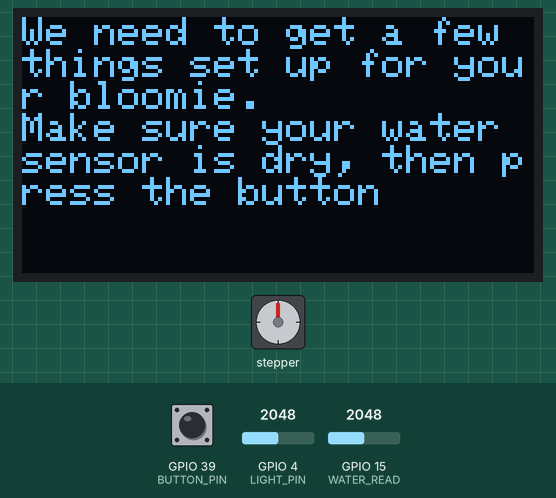
Bench run of a sketch on a simulated ESP32. On the bench: 128×64 one-colour display, stepper motor. The test bench sets the inputs (shaded band); at power-on: GPIO 39 (BUTTON_PIN) HIGH, GPIO 4 (LIGHT_PIN) = 2048, GPIO 15 (WATER_READ) = 2048. Stepper angles assume 2048 steps per turn; what the sketch prints to the serial monitor is not drawn.

Above: at 0.8 s.
0.9 s: GPIO 39 (BUTTON_PIN) pulled LOW for 0.15 s
At 1.5 s:
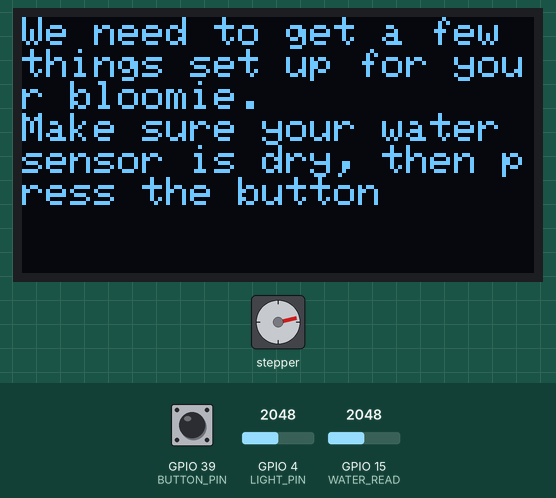
4.0 s: GPIO 39 (BUTTON_PIN) pulled LOW for 1 s
At 4.9 s:
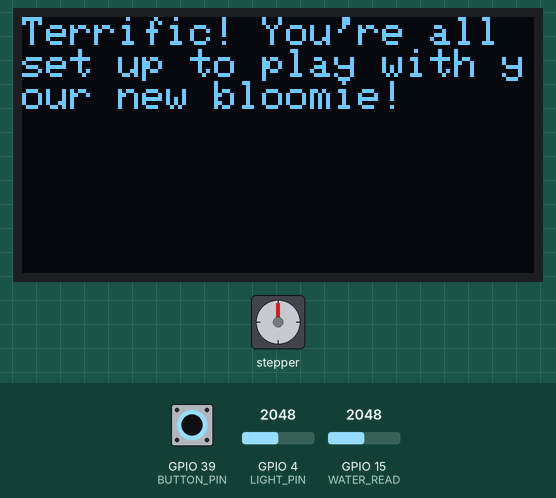
At 9.6 s:
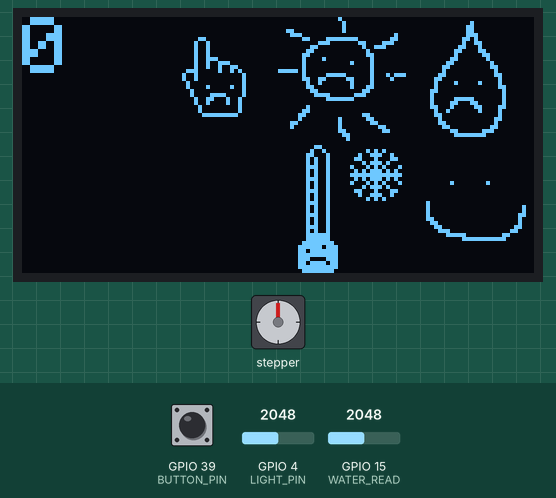
Timing chart, 0 to 19.2 s (numbered marks = the images above; inputs shaded):
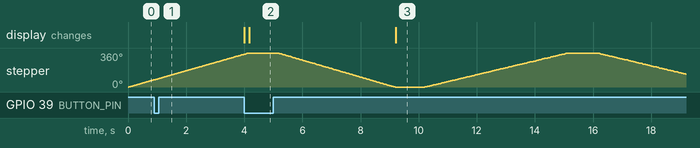

The sketch:

final_project.ino
```cpp
//-----------------------//
/*
=======================
========NOTES==========
=======================
*CONNECT STEPPER TO 5V


*/
//-----------------------//
#include <Stepper.h>
#include <Wire.h>
#include <Adafruit_GFX.h>
#include <Adafruit_SSD1306.h>

#define SCREEN_WIDTH 128 // OLED display width, in pixels
#define SCREEN_HEIGHT 64 // OLED display height, in pixels

// Declaration for an SSD1306 display connected to I2C (SDA, SCL pins)
// The pins for I2C are defined by the Wire-library.
// On an arduino UNO:       A4(SDA), A5(SCL)
// On an arduino MEGA 2560: 20(SDA), 21(SCL)
// On an arduino LEONARDO:   2(SDA),  3(SCL), ...
#define OLED_RESET -1       // Reset pin # (or -1 if sharing Arduino reset pin)
#define SCREEN_ADDRESS 0x3C ///< See datasheet for Address; 0x3D for 128x64, 0x3C for 128x32
Adafruit_SSD1306 display(SCREEN_WIDTH, SCREEN_HEIGHT, &Wire, OLED_RESET);

// all measurements are in mm
#define WATER_SENSOR_HEIGHT 42
#define POND_DIAMETER 183
#define STEM_DIAMETER 48
#define POND_DEPTH 67

// Stepper pins
#define STEPPER_IN1 26
#define STEPPER_IN2 25 // for some reason, In2 and In3 must be switched for stepper to work. IN2 is actually 33, IN3 is actually 25.
#define STEPPER_IN3 33
#define STEPPER_IN4 32

// touch sensor pins
#define TOUCH_SIG 36

// water sensor
#define WATER_READ 15
#define WATER_POWER 0

// photoresistor
#define LIGHT_PIN 4

// button pin
#define BUTTON_PIN 39

// declare variables
int waterRaw;                        // raw water sensor reading
int waterFillPercentage;             // water reading as a percent
int lightRaw;                        // raw light reading
int lightPercentage;                 // light reading as percentage
const int stepsPerRevolution = 2048; // change this to fit the number of steps per revolution for your motor
bool touchSensor = 0;                // boolean value measures if touch sensor is touched/activated
bool bloomieBloomin = 0;             // boolean measures if all environmental variables have been met so bloomie will bloom

int lastButtonState;    // the previous state of button
int currentButtonState; // the current state of button

extern const unsigned char smileyy[128];
extern const unsigned char waterSad[128];
extern const unsigned char sunSad[128];
extern const unsigned char thermSad[128];
extern const unsigned char touchSad[128];

// Multicore Tasks
TaskHandle_t stepperTask;

// initialize the stepper library on pins 8 through 11:
Stepper myStepper(stepsPerRevolution, STEPPER_IN1, STEPPER_IN2, STEPPER_IN3, STEPPER_IN4);

// calibration
int calibrationCurrentStage = 0; // What stage we're on.

// min and max readings from calibration
int WATER_LEVEL_MAX = 1023;
int WATER_LEVEL_MIN = 1023;

int LIGHT_LEVEL_MAX = 1023;

void setup() {
    Serial.begin(115200);
    // SSD1306_SWITCHCAPVCC = generate display voltage from 3.3V internally
    if (!display.begin(SSD1306_SWITCHCAPVCC, SCREEN_ADDRESS)) { // Address 0x3D for 128x64
        Serial.println(F("SSD1306 allocation failed"));
        for (;;)
            ; // Don't proceed, loop forever
    }
    pinMode(WATER_POWER, OUTPUT);
    pinMode(WATER_READ, INPUT);
    pinMode(LIGHT_PIN, INPUT);
    pinMode(BUTTON_PIN, INPUT);
    digitalWrite(WATER_POWER, LOW);
    // Clear the buffer
    display.clearDisplay();

    // set up stepper speed
    myStepper.setSpeed(15);
    // stepper multicore task
    xTaskCreatePinnedToCore(
        stepperTaskFunction, /* Function to implement the task */
        "stepperTask",       /* Name of the task */
        10000,               /* Stack size in words */
        NULL,                /* Task input parameter */
        0,                   /* Priority of the task */
        &stepperTask,        /* Task handle. */
        0);                  /* Core where the task should run */

    // button stuff
    currentButtonState = digitalRead(BUTTON_PIN);

    // CALIBRATION
    display.setTextSize(1);
    display.setTextColor(WHITE);
    display.setCursor(0, 0);
    display.println("We need to get a few things set up for your bloomie.");
    display.println("Make sure your water sensor is dry, then press the button");
    display.display();
    waitForButtonPress();
    digitalWrite(WATER_POWER, HIGH);
    delay(10);
    waterRaw = analogRead(WATER_READ);
    digitalWrite(WATER_POWER, LOW);
    WATER_LEVEL_MIN = waterRaw;
    display.clearDisplay();
    display.setCursor(0, 0);
    display.println("Great job! Now, fill up the bloomie pond with water so that it reaches the top of the sensor.");
    display.println("When you're done, press the button.");
    display.display();
    waitForButtonPress();
    digitalWrite(WATER_POWER, HIGH);
    delay(10);
    waterRaw = analogRead(WATER_READ);
    digitalWrite(WATER_POWER, LOW);
    WATER_LEVEL_MAX = waterRaw;
    display.clearDisplay();
    display.setCursor(0, 0);
    display.println("Terrific! You're all set up to play with your new bloomie!");
    display.display();
    delay(5000);
    display.clearDisplay();
    display.display();
}

void loop() {
    display.setTextSize(1);
    display.setTextColor(WHITE);
    display.setCursor(0, 0);
    // display OLED icons
    showBitmap(waterSad, 128 - 32, 0);
    showBitmap(smileyy, 128 - 32, 0 + 32);
    showBitmap(sunSad, 128 - 32 - 32, 0);
    showBitmap(thermSad, 128 - 32 - 32, 0 + 32);
    showBitmap(touchSad, 128 - 32 - 32 - 32, 0);
    // grab water percentage and print to serial monitor
    waterFillPercentage = getWaterPercentage();
    Serial.print("water:");
    Serial.println(waterFillPercentage);
    // grab light percentage and print to serial monitor
    lightPercentage = getLightPercentage();
    Serial.print("light:");
    Serial.println(lightPercentage);

    display.setTextSize(2);
    display.setTextColor(WHITE);
    display.setCursor(0, 0);
    display.println(waterFillPercentage);
    display.display();
    display.clearDisplay();
    delay(50);
}

int getWaterPercentage() {
    digitalWrite(WATER_POWER, HIGH);
    delay(10);
    waterRaw = analogRead(WATER_READ);
    digitalWrite(WATER_POWER, LOW);
    return constrain(map(waterRaw, WATER_LEVEL_MIN, WATER_LEVEL_MAX, 0, 100), 0, 100);
}

int getLightPercentage() {
    delay(10);
    lightRaw = analogRead(LIGHT_PIN);
    return lightRaw;
    // return map(lightRaw, 0, WATER_LEVEL_MAX, 0, 100);
}

void stepperTaskFunction(void *pvParameters) {
    for (;;) {
        // step one revolution  in one direction:
        Serial.println("clockwise");
        myStepper.step(stepsPerRevolution);
        delay(1000);

        // step one revolution in the other direction:
        Serial.println("counterclockwise");
        myStepper.step(-stepsPerRevolution);
        delay(1000);
    }
}

void waitForButtonPress() {
    for (;;) {
        if (buttonFunction()) {
            break;
        }
    }
}

bool buttonFunction() {
    lastButtonState = currentButtonState;         // save the last state
    currentButtonState = digitalRead(BUTTON_PIN); // read new state

    if (lastButtonState == HIGH && currentButtonState == LOW) {
        return true;
    } else {
        return false;
    }
}
```

Source omitted: bitmaps.ino (data table, 8341 bytes)
